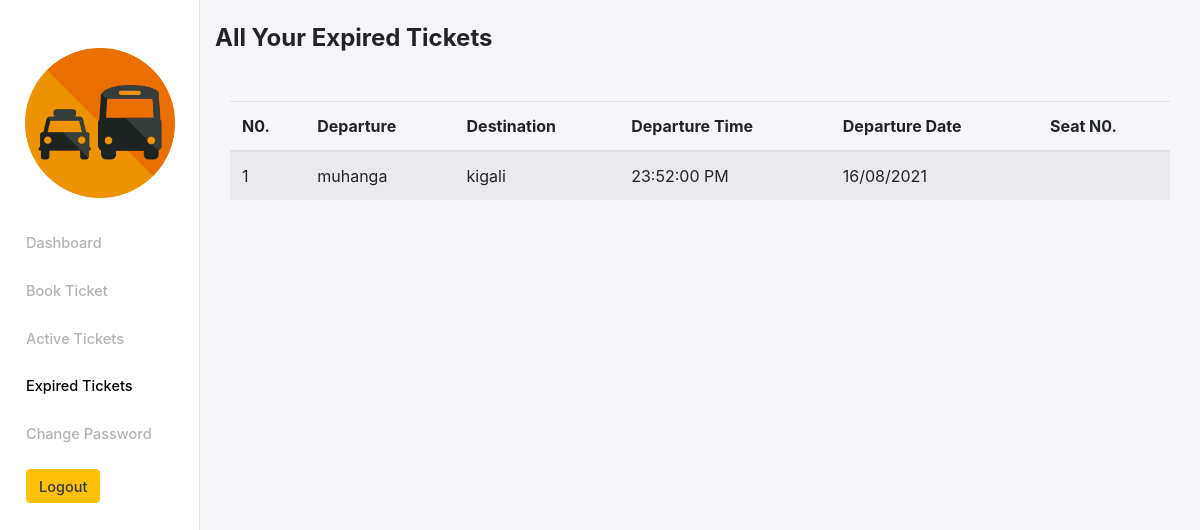
Screenshot of /user/expiredTickets.php (signed in) with the database file from the repository.
### tables this page shows
CREATE TABLE `tickets` (
  `ticket_id` int(11) NOT NULL,
  `user` int(11) NOT NULL,
  `ligne` int(11) NOT NULL,
  `ticket_time` datetime NOT NULL,
  `created_at` timestamp NOT NULL DEFAULT current_timestamp()
);

CREATE TABLE `ligne` (
  `ligne_id` int(11) NOT NULL,
  `departure` varchar(255) NOT NULL,
  `destination` varchar(255) NOT NULL,
  `price` double NOT NULL,
  `created_at` timestamp NOT NULL DEFAULT current_timestamp()
);

### user/expiredTickets.php (the view, shortened to what this page needs)
<?php
$id= $_SESSION['user_id'];
include('../Dashboard/db-connect.php');
$now_time = date("Y-m-d h:i:s");
$sql = "SELECT * FROM tickets t join ligne l ON t.ligne = l.ligne_id WHERE (user = $id AND ticket_time < '$now_time') ORDER BY ticket_time";
$result = mysqli_query($conn,$sql);
$tickets = mysqli_fetch_all($result, MYSQLI_ASSOC);
?>
<!DOCTYPE html>
<html lang="en">
<head>
    <link rel="stylesheet" href="https://cdn.jsdelivr.net/npm/bootstrap@4.6.0/dist/css/bootstrap.min.css">
    <link rel="stylesheet" href="../styles/bootstrap-4.3.1-dist/css/bootstrap.min.css">
    <link rel="stylesheet" href="../styles/Sidebar.css">
    <link rel="stylesheet" href="../styles/index.css">
</head>
<body>
    <div class="wrapper" style="background-color: #f6f5fa">
        <div class="container-fluid">
          <div class="row">
            <nav class="col-md-2 d-none d-md-block sidebar">
                <div class="sidebar-sticky">
                  <div class="sidebar-img text-center mt-5">
                    <p><img src="../img/icon.png" alt="Logo" width="150" height="150" /></p>
                  </div>
                  <ul class="nav flex-column dash-nav">
                  <li class="nav-item"><a href="dashboard.php" class="nav-link">Dashboard</a></li>
                    <li class="nav-item"><a href="booking.php" class="nav-link">Book Ticket</a></li>
                    <li class="nav-item"><a href="activeTickets.php" class="nav-link">Active Tickets</a></li>
                    <li class="nav-item"><a href="expiredTickets.php" class="nav-link active">Expired Tickets</a></li>
                    <li class="nav-item"><a href="changePassword.php" class="nav-link">Change Password</a></li>
                    <li class="nav-item ml-3"><button type="button" class="btn btn-warning py-1 mt-3"><a href="logout.php" class="text-dark">Logout</a></button></li>
                  </ul>
                </div>
              </nav>
            <main role="main" class="col-md-9 ml-sm-auto col-lg-10 main-content pb-4"style="background-color: #f6f5fa">
              <h4 class=" font-weight-bold mt-4" style="font-size: 18">
                All Your Expired Tickets
              </h4>
              <div class="container-fluid mt-5">
                <div class="mt-5">
                    <div class="table-responsive">
                      <table class="table table-striped">
                        <thead>
                          <tr>
                            <th scope="col">N0.</th>
                            <th scope="col">Departure</th>
                            <th scope="col">Destination</th>
                            <th scope="col">Departure Time</th>
                            <th scope="col">Departure Date</th>
                            <th scope="col">Seat N0.</th>
                          </tr>
                        </thead>
                        <tbody>
                        <?php $no=0; foreach($tickets as $ticket): ?>
                            <tr>
                              <td><?php echo ++$no; ?></td>
                              <td><?php echo $ticket['departure']; ?></td>
                              <td><?php echo $ticket['destination']; ?></td>
                              <td><?php $d = strtotime($ticket['ticket_time']);echo date('H:i:s A', $d); ?></td>
                              <td><?php $d = strtotime($ticket['ticket_time']);echo date('d/m/Y', $d); ?></td>
                              <td><?php echo $ticket['seat_no']; ?></td>
                            </tr>
                        <?php endforeach; ?>
                        </tbody>
                      </table>
                    </div>
                  </div>
              </div>
            </main>
          </div>
        </div>
      </div>
</body>
</html>

### styles/Sidebar.css (style rules this page uses)
.sidebar { position: fixed !important; top: 0; bottom: 0; left: 0; z-index: 100; padding: 0px !important; padding-top: 0px !important; box-shadow: inset -1px 0 0 rgba(0, 0, 0, 0.1); background-color: #fff !important; }
.sidebar-sticky { position: relative; top: 0; height: calc(100vh - 48px); padding-top: 0px; overflow-x: hidden; overflow-y: auto; }
.sidebar .dash-nav { width: 90%; margin: auto; }
.sidebar a { font-weight: 500; color: #b3b3b3; margin: auto !important; margin: 0px !important; margin-left: 0px !important; margin-top: 10px !important; transition: all 0.5s !important; font-size: 14.5px; }
.sidebar .nav-link.active { color: black; font-size: 14.5px; }

### styles/index.css (style rules this page uses)
.wrapper { background-color: #f6f5fa; width: 100%; height: 100vh; }

### rows the page displays
tickets: ligne.departure "muhanga", ligne.destination "kigali", ticket_time "23:52:00 PM", ticket_time "16/08/2021"
